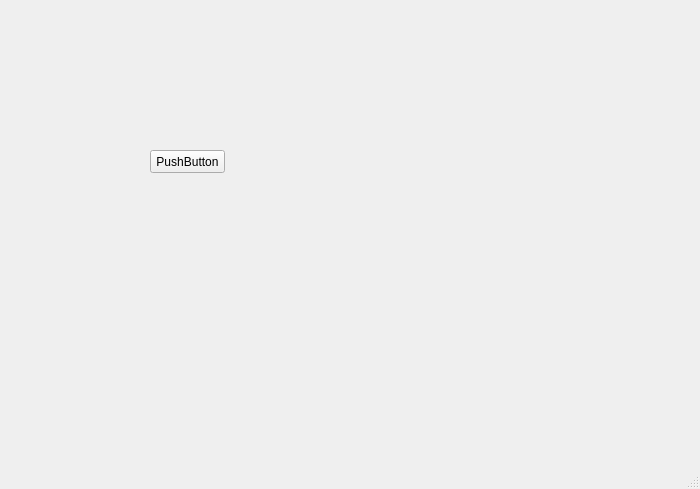
<?xml version="1.0" encoding="UTF-8"?>
<ui version="4.0">
 <class>MainWindow</class>
 <widget class="QMainWindow" name="MainWindow">
  <property name="geometry">
   <rect>
    <x>0</x>
    <y>0</y>
    <width>700</width>
    <height>489</height>
   </rect>
  </property>
  <property name="windowTitle">
   <string>MainWindow</string>
  </property>
  <widget class="QWidget" name="centralwidget">
   <widget class="QPushButton" name="pushButton">
    <property name="geometry">
     <rect>
      <x>150</x>
      <y>150</y>
      <width>75</width>
      <height>23</height>
     </rect>
    </property>
    <property name="text">
     <string>PushButton</string>
    </property>
   </widget>
  </widget>
  <widget class="QMenuBar" name="menubar">
   <property name="geometry">
    <rect>
     <x>0</x>
     <y>0</y>
     <width>700</width>
     <height>21</height>
    </rect>
   </property>
  </widget>
  <widget class="QStatusBar" name="statusbar"/>
 </widget>
 <resources/>
 <connections/>
</ui>
